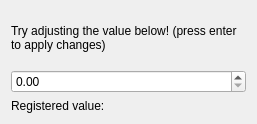
<?xml version="1.0" encoding="UTF-8"?>
<ui version="4.0">
 <class>Form</class>
 <widget class="QWidget" name="Form">
  <property name="geometry">
   <rect>
    <x>0</x>
    <y>0</y>
    <width>257</width>
    <height>124</height>
   </rect>
  </property>
  <property name="windowTitle">
   <string>Form</string>
  </property>
  <layout class="QVBoxLayout" name="verticalLayout">
   <item>
    <widget class="QLabel" name="label_2">
     <property name="sizePolicy">
      <sizepolicy hsizetype="Preferred" vsizetype="MinimumExpanding">
       <horstretch>0</horstretch>
       <verstretch>0</verstretch>
      </sizepolicy>
     </property>
     <property name="text">
      <string>Try adjusting the value below! (press enter to apply changes)</string>
     </property>
     <property name="wordWrap">
      <bool>true</bool>
     </property>
    </widget>
   </item>
   <item>
    <widget class="CSpinBox" name="CSpinBox">
     <property name="decimals">
      <number>2</number>
     </property>
     <property name="maximum">
      <double>1.000000000000000</double>
     </property>
     <property name="singleStep">
      <double>0.100000000000000</double>
     </property>
     <property name="precision" stdset="0">
      <number>2</number>
     </property>
     <property name="channel" stdset="0">
      <string notr="true">DemoDevice/Settings#FloatVal</string>
     </property>
     <property name="showStepExponent" stdset="0">
      <bool>false</bool>
     </property>
    </widget>
   </item>
   <item>
    <layout class="QFormLayout" name="formLayout">
     <item row="0" column="0">
      <widget class="QLabel" name="label">
       <property name="text">
        <string>Registered value:</string>
       </property>
      </widget>
     </item>
     <item row="0" column="1">
      <widget class="CLabel" name="CLabel">
       <property name="precision" stdset="0">
        <number>2</number>
       </property>
       <property name="channel" stdset="0">
        <string notr="true">DemoDevice/Settings#FloatVal</string>
       </property>
       <property name="displayFormat" stdset="0">
        <enum>PyDMLabel::Decimal</enum>
       </property>
      </widget>
     </item>
    </layout>
   </item>
  </layout>
 </widget>
 <customwidgets>
  <customwidget>
   <class>PyDMLabel</class>
   <extends>QLabel</extends>
   <header>pydm.widgets.label</header>
  </customwidget>
  <customwidget>
   <class>PyDMSpinbox</class>
   <extends>QDoubleSpinBox</extends>
   <header>pydm.widgets.spinbox</header>
  </customwidget>
  <customwidget>
   <class>CSpinBox</class>
   <extends>PyDMSpinbox</extends>
   <header>comrad.widgets.inputs</header>
  </customwidget>
  <customwidget>
   <class>CLabel</class>
   <extends>PyDMLabel</extends>
   <header>comrad.widgets.indicators</header>
  </customwidget>
 </customwidgets>
 <resources/>
 <connections/>
</ui>
